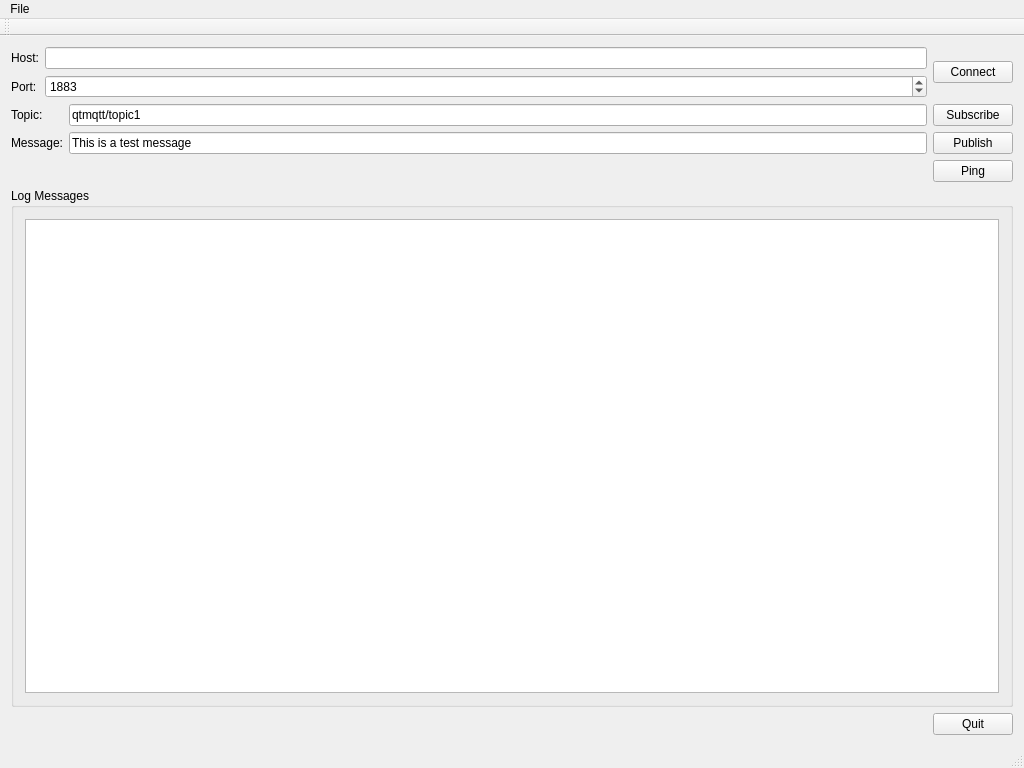
<?xml version="1.0" encoding="UTF-8"?>
<ui version="4.0">
 <class>MainWindow</class>
 <widget class="QMainWindow" name="MainWindow">
  <property name="geometry">
   <rect>
    <x>0</x>
    <y>0</y>
    <width>1024</width>
    <height>768</height>
   </rect>
  </property>
  <property name="windowTitle">
   <string>MainWindow</string>
  </property>
  <widget class="QWidget" name="centralWidget">
   <layout class="QVBoxLayout" name="verticalLayout">
    <item>
     <layout class="QHBoxLayout" name="horizontalLayout">
      <item>
       <layout class="QFormLayout" name="formLayout">
        <item row="0" column="0">
         <widget class="QLabel" name="label">
          <property name="text">
           <string>Host:</string>
          </property>
         </widget>
        </item>
        <item row="0" column="1">
         <widget class="QLineEdit" name="lineEditHost">
          <property name="text">
           <string/>
          </property>
         </widget>
        </item>
        <item row="2" column="0">
         <widget class="QLabel" name="label_2">
          <property name="text">
           <string>Port:</string>
          </property>
         </widget>
        </item>
        <item row="2" column="1">
         <widget class="QSpinBox" name="spinBoxPort">
          <property name="maximum">
           <number>99999</number>
          </property>
          <property name="value">
           <number>1883</number>
          </property>
         </widget>
        </item>
       </layout>
      </item>
      <item>
       <widget class="QPushButton" name="buttonConnect">
        <property name="text">
         <string>Connect</string>
        </property>
       </widget>
      </item>
     </layout>
    </item>
    <item>
     <layout class="QGridLayout" name="gridLayout">
      <item row="0" column="1">
       <widget class="QLineEdit" name="lineEditTopic">
        <property name="text">
         <string>qtmqtt/topic1</string>
        </property>
       </widget>
      </item>
      <item row="0" column="0">
       <widget class="QLabel" name="label_3">
        <property name="text">
         <string>Topic:</string>
        </property>
       </widget>
      </item>
      <item row="1" column="0">
       <widget class="QLabel" name="label_4">
        <property name="text">
         <string>Message:</string>
        </property>
       </widget>
      </item>
      <item row="1" column="2">
       <widget class="QPushButton" name="buttonPublish">
        <property name="text">
         <string>Publish</string>
        </property>
       </widget>
      </item>
      <item row="0" column="2">
       <widget class="QPushButton" name="buttonSubscribe">
        <property name="text">
         <string>Subscribe</string>
        </property>
       </widget>
      </item>
      <item row="1" column="1">
       <widget class="QLineEdit" name="lineEditMessage">
        <property name="text">
         <string>This is a test message</string>
        </property>
       </widget>
      </item>
      <item row="2" column="2">
       <widget class="QPushButton" name="buttonPing">
        <property name="text">
         <string>Ping</string>
        </property>
       </widget>
      </item>
     </layout>
    </item>
    <item>
     <widget class="QGroupBox" name="groupBox">
      <property name="title">
       <string>Log Messages</string>
      </property>
      <layout class="QHBoxLayout" name="horizontalLayout_2">
       <item>
        <widget class="QPlainTextEdit" name="editLog"/>
       </item>
      </layout>
     </widget>
    </item>
    <item>
     <layout class="QHBoxLayout" name="horizontalLayout_3">
      <item>
       <spacer name="horizontalSpacer">
        <property name="orientation">
         <enum>Qt::Horizontal</enum>
        </property>
        <property name="sizeHint" stdset="0">
         <size>
          <width>40</width>
          <height>20</height>
         </size>
        </property>
       </spacer>
      </item>
      <item>
       <widget class="QPushButton" name="buttonQuit">
        <property name="text">
         <string>Quit</string>
        </property>
       </widget>
      </item>
     </layout>
    </item>
   </layout>
  </widget>
  <widget class="QMenuBar" name="menuBar">
   <property name="geometry">
    <rect>
     <x>0</x>
     <y>0</y>
     <width>1024</width>
     <height>28</height>
    </rect>
   </property>
   <widget class="QMenu" name="menuFile">
    <property name="title">
     <string>File</string>
    </property>
    <addaction name="actionQuit"/>
   </widget>
   <addaction name="menuFile"/>
  </widget>
  <widget class="QToolBar" name="mainToolBar">
   <attribute name="toolBarArea">
    <enum>TopToolBarArea</enum>
   </attribute>
   <attribute name="toolBarBreak">
    <bool>false</bool>
   </attribute>
  </widget>
  <widget class="QStatusBar" name="statusBar"/>
  <action name="actionQuit">
   <property name="text">
    <string>Quit</string>
   </property>
  </action>
 </widget>
 <layoutdefault spacing="6" margin="11"/>
 <resources/>
 <connections/>
</ui>
